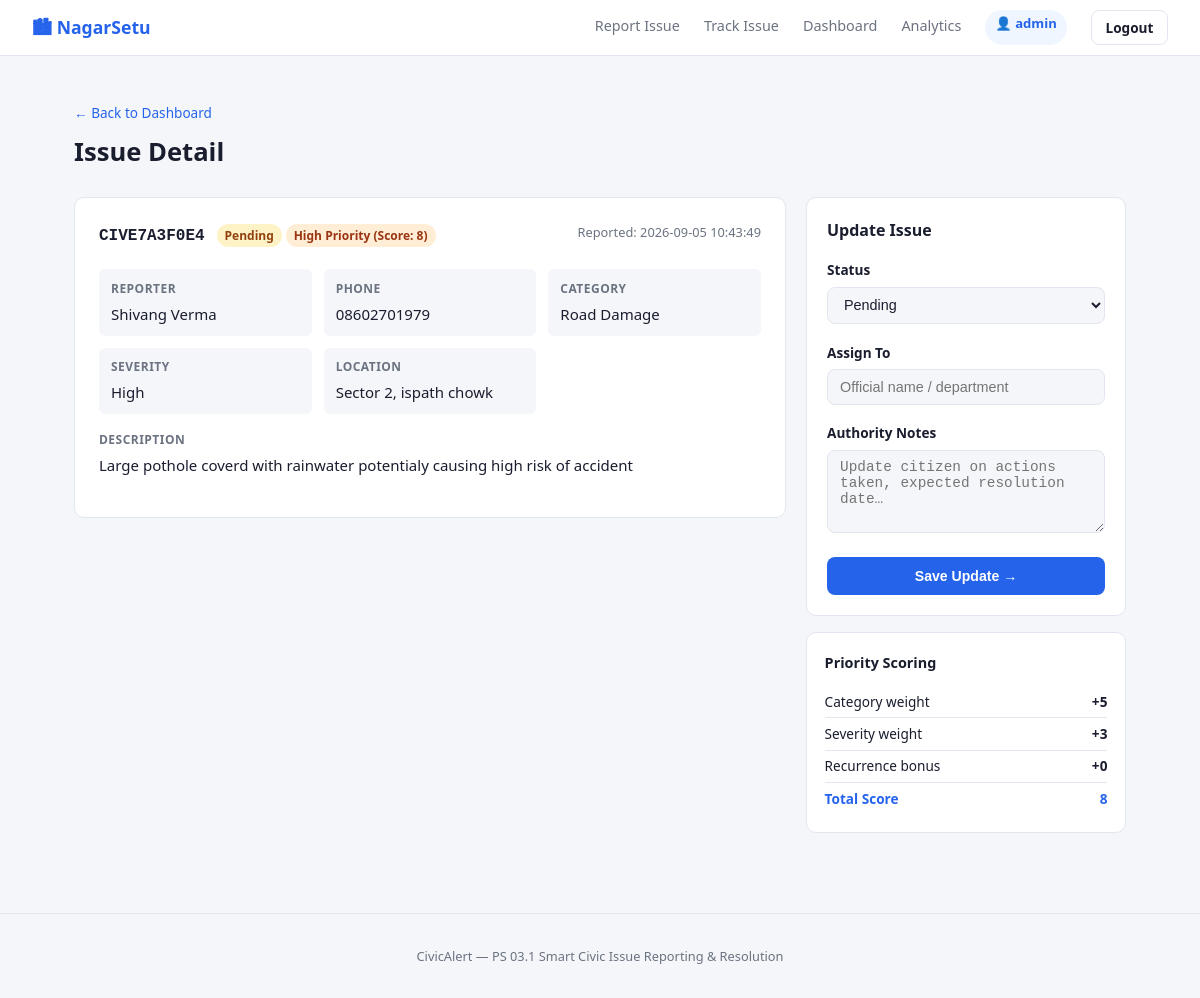
Screenshot of /admin/issue/CIVE7A3F0E4 (signed in) with the database file from the repository.
### tables this page shows
CREATE TABLE issues (
        id          TEXT PRIMARY KEY,
        name        TEXT NOT NULL,
        phone       TEXT,
        category    TEXT NOT NULL,
        severity    TEXT NOT NULL,
        description TEXT NOT NULL,
        location    TEXT NOT NULL,
        photo       TEXT,
        status      TEXT DEFAULT 'Pending',
        priority_score INTEGER DEFAULT 0,
        priority_label TEXT DEFAULT 'Low',
        assigned_to TEXT,
        admin_notes TEXT,
        created_at  TEXT NOT NULL,
        updated_at  TEXT NOT NULL
    );

### app.py (the view, shortened to what this page needs)
@app.route('/admin/issue/<issue_id>', methods=['GET', 'POST'])
@login_required
def admin_issue(issue_id):
    conn = get_db()
    issue = conn.execute('SELECT * FROM issues WHERE id=?', (issue_id,)).fetchone()
    conn.close()
    if not issue:
        flash('Issue not found.', 'error')
        return redirect(url_for('admin'))
    return render_template('issue_detail.html', issue=issue)

### app.py (called while the page is built)
def login_required(f):
    @wraps(f)
    def decorated(*args, **kwargs):
        if not session.get('admin_logged_in'):
            flash('Please log in to access the authority dashboard.', 'error')
            return redirect(url_for('admin_login', next=request.path))
        return f(*args, **kwargs)
    return decorated

def get_db():
    conn = sqlite3.connect(DB_PATH)
    conn.row_factory = sqlite3.Row
    return conn

### templates/issue_detail.html (shortened to what this page needs)
{% extends "base.html" %}
{% block content %}
<div class="page-header">
  <a href="{{ url_for('admin') }}" class="back-link">← Back to Dashboard</a>
  <h1>Issue Detail</h1>
</div>
<div class="detail-layout">
  <div class="detail-main">
    <div class="issue-card">
      <div class="issue-card-header">
        <div>
          <span class="issue-id">{{ issue.id }}</span>
          <span class="badge badge-{{ issue.status | lower | replace(' ','_') }}">{{ issue.status }}</span>
          <span class="badge badge-priority-{{ issue.priority_label | lower }}">
            {{ issue.priority_label }} Priority (Score: {{ issue.priority_score }})
          </span>
        </div>
        <div class="issue-meta">Reported: {{ issue.created_at }}</div>
      </div>
      <div class="detail-grid">
        <div class="detail-item"><span class="label">Reporter</span><span>{{ issue.name }}</span></div>
        {% if issue.phone %}<div class="detail-item"><span class="label">Phone</span><span>{{ issue.phone }}</span></div>{% endif %}
        <div class="detail-item"><span class="label">Category</span><span>{{ issue.category }}</span></div>
        <div class="detail-item"><span class="label">Severity</span><span>{{ issue.severity }}</span></div>
        <div class="detail-item"><span class="label">Location</span><span>{{ issue.location }}</span></div>
      </div>
      <div class="detail-section">
        <span class="label">Description</span>
        <p>{{ issue.description }}</p>
      </div>
    </div>
  </div>
  <div class="detail-sidebar">
    <div class="update-card">
      <h2>Update Issue</h2>
      <form method="POST">
        <div class="form-group">
          <label for="status">Status</label>
          <select id="status" name="status" required>
            {% for s in ['Pending','In Progress','Resolved','Closed'] %}
            <option {{ 'selected' if issue.status==s }}>{{ s }}</option>
            {% endfor %}
          </select>
        </div>
        <div class="form-group">
          <label for="assigned_to">Assign To</label>
          <input type="text" id="assigned_to" name="assigned_to"
                 value="{{ issue.assigned_to or '' }}"
                 placeholder="Official name / department"/>
        </div>
        <div class="form-group">
          <label for="admin_notes">Authority Notes</label>
          <textarea id="admin_notes" name="admin_notes" rows="4"
                    placeholder="Update citizen on actions taken, expected resolution date…">{{ issue.admin_notes or '' }}</textarea>
        </div>
        <button type="submit" class="btn btn-primary btn-full">Save Update →</button>
      </form>
    </div>
    <div class="priority-box">
      <h3>Priority Scoring</h3>
      <div class="priority-row"><span>Category weight</span>
        <span class="score-val">+{{ {'Road Damage':5,'Flooding / Drain':5,'Power Outage':4,'Water Leakage':4,'Garbage Overflow':3,'Broken Streetlight':3}.get(issue.category, 2) }}</span>
      </div>
      <div class="priority-row"><span>Severity weight</span>
        <span class="score-val">+{{ {'High':3,'Medium':2,'Low':1}.get(issue.severity, 1) }}</span>
      </div>
      <div class="priority-row"><span>Recurrence bonus</span>
        <span class="score-val">+{{ issue.priority_score - ({'Road Damage':5,'Flooding / Drain':5,'Power Outage':4,'Water Leakage':4,'Garbage Overflow':3,'Broken Streetlight':3}.get(issue.category,2) + {'High':3,'Medium':2,'Low':1}.get(issue.severity,1)) }}</span>
      </div>
      <div class="priority-row total"><span>Total Score</span>
        <span class="score-val">{{ issue.priority_score }}</span>
      </div>
    </div>
  </div>
</div>
{% endblock %}

### static/style.css (style rules this page uses)
:root { --bg: #f5f6fa; --surface: #ffffff; --border: #e2e6ef; --text: #1a1d2e; --muted: #6b7280; --primary: #2563eb; --primary-h:#1d4ed8; --success: #16a34a; --warning: #d97706; --danger: #dc2626; --info: #0891b2; --radius: 8px; --shadow: 0 1px 4px rgba(0,0,0,.08); }
*, *::before, *::after { box-sizing: border-box; margin: 0; padding: 0; }
body { font-family: 'Segoe UI', system-ui, sans-serif; background: var(--bg); color: var(--text); font-size: 15px; line-height: 1.6; }
a { color: inherit; text-decoration: none; }
.page-header { margin-bottom: 1.5rem; }
.page-header h1 { font-size: 1.6rem; font-weight: 700; }
.back-link { font-size: .85rem; color: var(--primary); display: inline-block; margin-bottom: .5rem; }
.btn { display: inline-block; padding: .5rem 1.1rem; border-radius: var(--radius); font-size: .88rem; font-weight: 600; cursor: pointer; border: none; transition: background .15s, color .15s; }
.btn-primary { background: var(--primary); color: #fff; }
.btn-full { width: 100%; text-align: center; padding: .7rem; }
.badge { display: inline-block; padding: 2px 8px; border-radius: 20px; font-size: .75rem; font-weight: 600; }
.badge-pending { background:#fef3c7; color:#92400e; }
.badge-priority-high { background:#ffedd5; color:#9a3412; }
.form-group { margin-bottom: 1.1rem; }
.form-group label { display: block; font-size: .85rem; font-weight: 600; margin-bottom: .35rem; }
.form-group input, .form-group select, .form-group textarea { width: 100%; padding: .55rem .75rem; border: 1.5px solid var(--border); border-radius: var(--radius); font-size: .9rem; background: var(--bg); color: var(--text); transition: border-color .15s; }
.issue-card { background: var(--surface); border: 1px solid var(--border); border-radius: 10px; padding: 1.5rem; }
.issue-card-header { display: flex; justify-content: space-between; align-items: flex-start; margin-bottom: 1.25rem; flex-wrap: wrap; gap: .5rem; }
.issue-id { font-weight: 700; font-size: 1rem; font-family: monospace; margin-right: .5rem; }
.issue-meta { color: var(--muted); font-size: .8rem; }
.detail-grid { display: grid; grid-template-columns: repeat(auto-fill, minmax(200px,1fr)); gap: .75rem; margin-bottom: 1rem; }
.detail-item { background: var(--bg); border-radius: 6px; padding: .6rem .75rem; }
.detail-section { margin: 1rem 0; }
.label { display: block; font-size: .75rem; font-weight: 700; color: var(--muted); text-transform: uppercase; letter-spacing: .04em; margin-bottom: .25rem; }
.detail-layout { display: flex; gap: 1.25rem; align-items: flex-start; }
.detail-main { flex: 1; min-width: 0; }
.detail-sidebar { width: 320px; flex-shrink: 0; }
.update-card { background: var(--surface); border: 1px solid var(--border); border-radius: 10px; padding: 1.25rem; margin-bottom: 1rem; }
.update-card h2 { font-size: 1rem; font-weight: 700; margin-bottom: 1rem; }
.priority-box { background: var(--surface); border: 1px solid var(--border); border-radius: 10px; padding: 1.1rem; }
.priority-box h3 { font-size: .9rem; font-weight: 700; margin-bottom: .75rem; }
.priority-row { display: flex; justify-content: space-between; font-size: .85rem; padding: .3rem 0; border-bottom: 1px solid var(--border); }
.priority-row.total { border-bottom: none; font-weight: 700; color: var(--primary); }
.score-val { font-weight: 700; }

### rows the page displays
issues: id "CIVE7A3F0E4", status "Pending", priority_label "High", priority_score "8", created_at "2026-09-05 10:43:49", name "Shivang Verma", phone "08602701979", category "Road Damage", severity "High", location "Sector 2, ispath chowk", description "Large pothole coverd with rainwater potentialy causing high risk of accident", category "5", severity "3", priority_score+category+severity "0"

### other values shown
{{ session.get('admin_user') }} "admin"
form field status "Pending"
